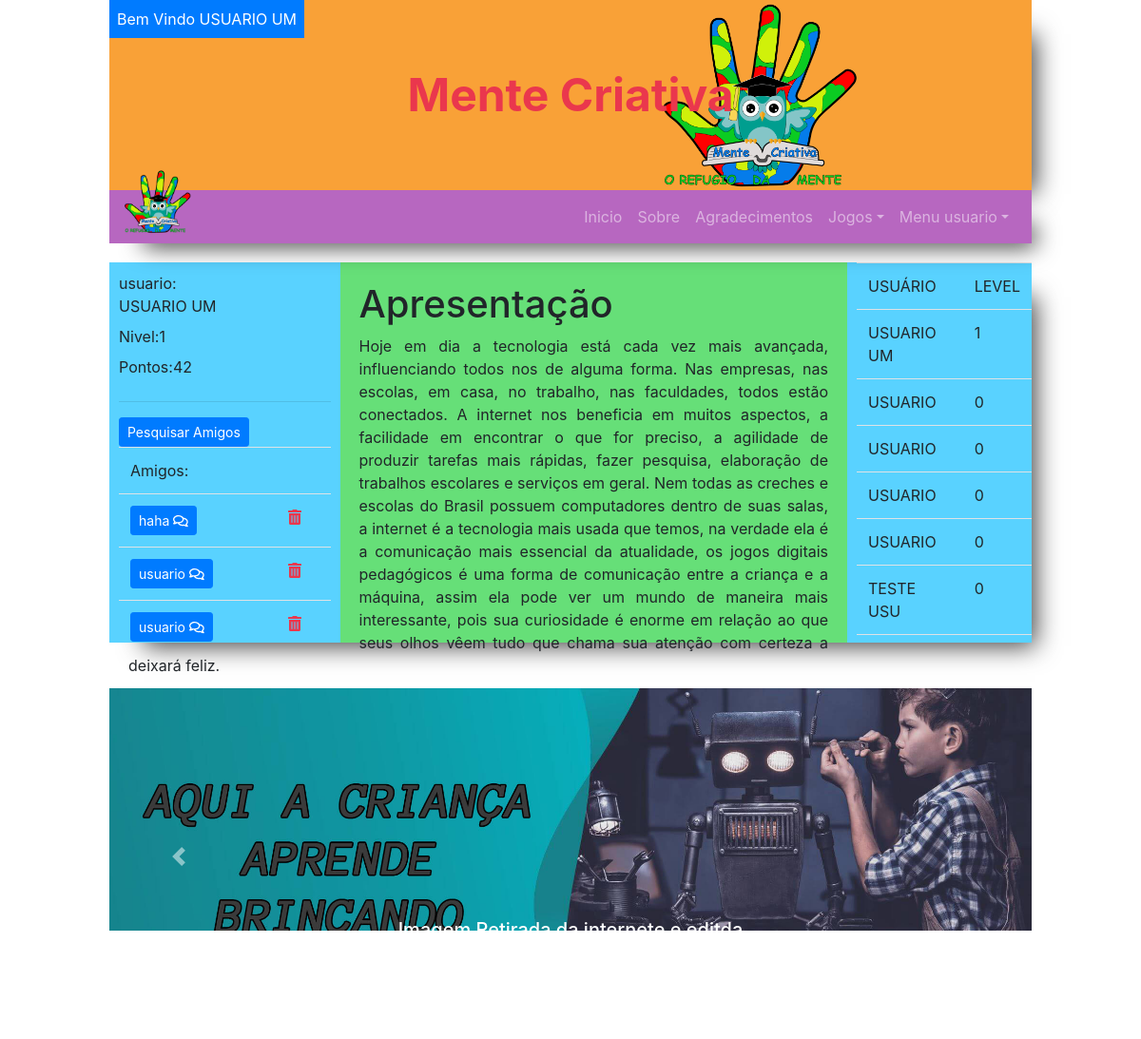
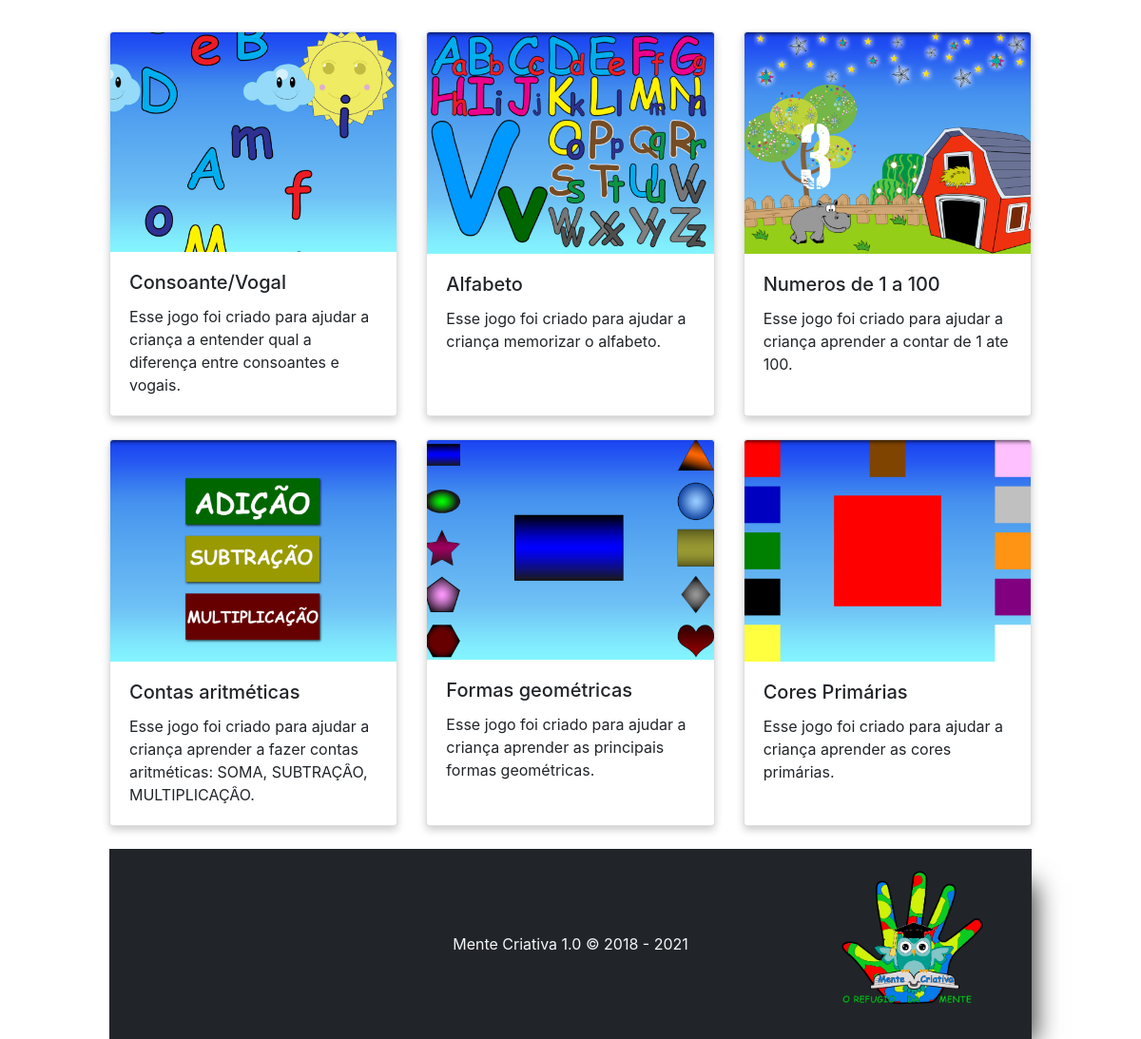
Screenshot of /index.php (signed in) with the database file from the repository (2 pictures, top to bottom).
### tables this page shows
CREATE TABLE `usuario` (
  `login` varchar(100) NOT NULL,
  `senha` varchar(45) NOT NULL,
  `nome` varchar(45) NOT NULL DEFAULT 'usuario',
  `pontuacao` int(11) NOT NULL DEFAULT '0',
  `level` int(11) NOT NULL DEFAULT '0',
  `tipoUsuario_id_tipoUsuario` int(11) NOT NULL,
  PRIMARY KEY (`login`),
  KEY `fk_usuario_tipoUsuario1_idx` (`tipoUsuario_id_tipoUsuario`),
  CONSTRAINT `fk_usuario_tipoUsuario1` FOREIGN KEY (`tipoUsuario_id_tipoUsuario`) REFERENCES `tipousuario` (`id_tipoUsuario`) ON DELETE NO ACTION ON UPDATE NO ACTION
);

CREATE TABLE `tipousuario` (
  `id_tipoUsuario` int(11) NOT NULL AUTO_INCREMENT,
  `descricao` varchar(100) NOT NULL,
  PRIMARY KEY (`id_tipoUsuario`)
);

CREATE TABLE `amigo` (
  `id_amigo` int(11) NOT NULL AUTO_INCREMENT,
  `amigo_login` varchar(100) NOT NULL,
  `nomeAmigo` varchar(45) NOT NULL,
  `usuario_login` varchar(100) NOT NULL,
  PRIMARY KEY (`id_amigo`),
  KEY `fk_amigo_usuario1_idx` (`usuario_login`),
  CONSTRAINT `fk_amigo_usuario1` FOREIGN KEY (`usuario_login`) REFERENCES `usuario` (`login`) ON DELETE CASCADE ON UPDATE CASCADE
);

### DAO/conexao/conexao.php (called while the page is built)
<?php
abstract class Conexao {
    private static $conexaoDB;
    public static function conecta_db()
    {
        $host  = "mysql:host=localhost;dbname=db_mentecriativa;charset=UTF8";
        $user  = "root";
        $senha = "";
        try
        {
            if (!isset(self::$conexaoDB))
            {
                self::$conexaoDB = new PDO($host, $user, $senha);
                self::$conexaoDB->setAttribute(PDO::ATTR_ERRMODE, PDO::ERRMODE_EXCEPTION);
            }
            return self::$conexaoDB;
        }
        catch (PDOException $exc)
        {
            echo "Erro ao conectar o banco de dados :" . $exc->getMessage();
        }
    }
}

### DAO/UsuarioDAO.php (called while the page is built, shortened)
<?php
require_once $_SERVER['DOCUMENT_ROOT'].'/projetoFinal/DAO/conexao/conexao.php';
class UsuarioDAO {
    public $pdo = null;
    public function __construct() {
        $this->pdo = Conexao::conecta_db();
    }
    public function getUsuarioById($idusuario) {
        try {
            $sql = "SELECT usuario.login, usuario.nome, usuario.pontuacao, usuario.level,usuario.tipousuario_id_tipoUsuario, tipousuario.descricao
            FROM usuario
            inner join tipousuario
            on  usuario.tipoUsuario_id_tipoUsuario = tipousuario.id_tipoUsuario
            WHERE usuario.login = ?";
            $stmt = $this->pdo->prepare($sql);
            $stmt->bindValue(1, $idusuario);
            $stmt->execute();
            $usuario = $stmt->fetch(PDO::FETCH_ASSOC);
            return $usuario;
        } catch (PDOException $exc) {
            echo $exc->getMessage();
        }
    }
    public function consultarPontuacao($login){
        try {
            $sql = "SELECT pontuacao, level, nome FROM usuario WHERE login=?";
            $stmt = $this->pdo->prepare($sql);
            $stmt->bindValue(1, $login);
            $stmt->execute();
            return $stmt->fetch(PDO::FETCH_ASSOC);
        } catch (PDOException $exc) {
            echo $exc->getMessage();
            die();
        }
    }
    public function primeiros(){
        try{
            $sql ="select nome,tipousuario_id_tipoUsuario,level from usuario order by level desc";
            $stmt = $this->pdo->prepare($sql);
            $stmt->execute();
            $primeiros = $stmt->fetchAll(PDO::FETCH_ASSOC);
            return $primeiros;
        } catch (Exception $ex) {
            $ex->getMessage();
        }
    }
}

### DAO/AmigoDAO.php (called while the page is built, shortened)
<?php
require_once $_SERVER['DOCUMENT_ROOT'].'/projetoFinal/DAO/conexao/conexao.php';
class AmigoDAO {
    public $pdo = null;
    public function __construct() {
        $this->pdo = Conexao::conecta_db();
    }
    public function getAllAmigos($usuario){
        try{
            $sql = "select amigo_login, nomeAmigo, id_amigo from amigo where usuario_login = ? order by nomeAmigo";
            $stmt = $this->pdo->prepare($sql);
            $stmt->bindValue(1, $usuario);
            $stmt->execute();
            $alunos = $stmt->fetchAll(PDO::FETCH_ASSOC);
            return $alunos;
        } catch (Exception $ex) {
            echo $ex->getMessage();
        }
    }
}

### view/infoUsuario.php (the view, shortened to what this page needs)
<?php
require_once $_SERVER['DOCUMENT_ROOT'].'/projetoFinal/DAO/AmigoDAO.php';
$alunoDAO = new alunoDAO();
$amigoDAO = new AmigoDAO();
if(!empty($_SESSION['login'])){
$pontos_level = $UsuarioDAO->consultarPontuacao($_SESSION['login']);
?>
    <div class="infoUsuario coreSiteCinco">
        <label for="sda"><?=$usuarioDAO['descricao']?>:<br> <?=strtoupper($usuarioDAO['nome']);?></label><br>
        <?php
        if($_SESSION['tipoConta']=='usuario'){
        ?>
            <label for="asd">Nivel:<?= $pontos_level['level'];?></label><br>
            <label for="asd">Pontos:<?= $pontos_level['pontuacao'];?></label>
            <hr>
            <a href="/projetoFinal/view/pesquisar.php" class="btn btn-primary btn-sm">Pesquisar Amigos</a>
        <?php
            $amigos = $amigoDAO->getAllAmigos($_SESSION["login"]);
            echo "<table class='table table-hover mt-10'>";
            echo "<tr>";
            echo "  <th colspan='2'>Amigos:</th>";
            echo "</tr>";
            foreach ($amigos as $c) {
                echo "<tr>";
        ?>
                <td>
                    <form action='/projetoFinal/view/mensageiro.php' method='post'>
                        <button type='submit' class='btn btn-primary btn-sm'>
                                <?=$c["nomeAmigo"]?>
                                <i class='far fa-comments'></i>
                        </button>
                    </form>
                </td>
                <td><a onclick="excluirAmigo('<?=$c["amigo_login"]?>','<?=$c["nomeAmigo"]?>','<?=$_SESSION['login']?>')"><i class='fas fa-trash-alt cursor'></i></a></td>
        <?php
                echo "</tr>";
            }
            echo "</table>";
        }else if($_SESSION['tipoConta']=="instituicao"){
            echo '<div class="alert alert-warning alert-dismissible fade show zindex" role="alert">';
            echo "<hr>Para o aluno jogar click em seu nome<hr>";
            echo '<button type="button" class="close" data-dismiss="alert" aria-label="Close">
                    <span aria-hidden="true">&times;</span>
                </button>
            </div>';
            $alunos = $alunoDAO->getAllAlunos($_SESSION['login']);
            echo "<table class='table table-hover mt-10'>";
            echo "<tr>";
            echo "  <th>Aluno</th>";
            echo "  <th colspan='2'>Pontuação</th>";
            echo "</tr>";
            foreach ($alunos as $c) {
                echo "<tr>";
                echo "<td><a href='/projetoFinal/view/jogosAlunos.php?id={$c['nome']}&pontuacao={$c['pontuacao']}&level_idAluno={$c['id_alunos']}&quemE=2' class='btn btn-primary btn-sm'>"
                .strtoupper($c["nome"])
                ." <i class='fas fa-gamepad'></i></a></td>";
                echo "<td>{$c["pontuacao"]}</td>";
        ?>
                <td><a onclick="excluirAluno('<?=$c['id_alunos']?>','<?=$c['nome']?>')"><i class='fas fa-trash-alt cursor'></i></a></td>
        <?php
                echo "</tr>";
            }
            echo "</table>";
        }else if($_SESSION['tipoConta']=="administrador"){
        ?>
            <hr>
        <?php
        }
        ?>
    </div>
<?php
}
?>

### includes/header.php (shortened to what this page needs)
<header class="coreSiteTres sombra">
    <div class="absoluto">
        <?php
            require_once $_SERVER['DOCUMENT_ROOT'].'/projetoFinal/DAO/UsuarioDAO.php';
            $UsuarioDAO = new UsuarioDAO();
            if(isset($_SESSION['nome'])){
                $usuarioDAO = $UsuarioDAO->getUsuarioById($_SESSION['login']);
                echo "<span class='d-block p-2 bg-primary text-white'>Bem Vindo ".strtoupper($usuarioDAO['nome'])."</span>";
            }else{
                require_once $_SERVER['DOCUMENT_ROOT'].'/projetoFinal/view/login.php';
                $id="naoLogado";
                $pontuacao="0";
                $level_idAluno="0";
                $quemE=3;
            }
        ?>
    </div>
    <p id="logo" class="zindex"><strong>Mente Criativa</strong></p>
    <img src="/projetoFinal/img/logo.png" alt="Logo do site" id="imgLogo">
</header>
<nav class="navbar navbar-expand-lg navbar-dark coreSiteSeis sombra">
    <a href="/projetoFinal/index.php" class="navbar-brand">
        <img src="/projetoFinal/img/logo.png" class="logoBrand" alt="Foto">
    </a>
    <div class="collapse navbar-collapse" id="navbarSite">
        <ul class="navbar-nav ml-auto">
            <li class="nav-item"><a href="/projetoFinal/index.php" class="nav-link">Inicio</a></li>
            <li class="nav-item"><a href="/projetoFinal/view/sobre.php" class="nav-link">Sobre</a></li>
            <li class="nav-item"><a href="/projetoFinal/view/agradecimentos.php" class="nav-link">Agradecimentos</a></li>
            <?php
                if(empty($_SESSION['tipoConta']) or $_SESSION['tipoConta'] == "administrador" or $_SESSION['tipoConta'] == "usuario"){
            ?>
                <li class="nav-item dropdown">
                    <a class="nav-link dropdown-toggle" href="#" id="dropdownSite" data-toggle="dropdown">Jogos</a>
                </li>
            <?php
                }
            ?>
            <?php
                if(isset($_SESSION['tipoConta'])){
            ?>
                    <li class="nav-item dropdown">
                        <a class="nav-link dropdown-toggle" href="#" id="dropdownSite" data-toggle="dropdown">Menu <?=$_SESSION['tipoConta']?></a>
                    </li>
            <?php
                }
            ?>
        </ul>
    </div>
</nav>

### view/primeiros.php
<?php
    require_once $_SERVER['DOCUMENT_ROOT'].'/projetoFinal/DAO/UsuarioDAO.php';
    $usuarioDAO = new UsuarioDAO();
    $primeiros = $usuarioDAO->primeiros();
    echo "<table class='table table-hover mt-10'>";
    echo "<tr>";
    echo "  <th>USUÁRIO</th>";
    echo "  <th>LEVEL</th>";
    echo "</tr>";
    foreach ($primeiros as $c) {
        if($c['tipousuario_id_tipoUsuario'] == 3 ):
            echo "<tr>";
            echo "  <td>".strtoupper($c["nome"])."</td>";
            echo "  <td>{$c["level"]}</td>";
            echo "</tr>";
        endif;
    }
    echo "</table>";

### css/style.css (style rules this page uses)
:root { --vermelho: #EA374D; --violeta: #D82567; --amarelo: #E7D712; --laranja: #F9A137; --verde: #54B452; --azul: #59d2ff; --roxo: #B767C0; --preto: rgb(33,37,41); --branco: #f7f7f7; }
.coreSiteTres { background-color: #F9A137; }
.coreSiteCinco { background-color: #59d2ff; }
.coreSiteSeis { background-color: #B767C0; }
header { position: relative; width: 100%; height: 200px; }
.absoluto { position: absolute; }
.zindex { z-index: 1; }
#logo { font-size: 3em; position: absolute; top: 50%; left: 50%; transform: translate(-50%,-50%); color: #EA374D; }
.sombra { -webkit-box-shadow: 20px 20px 25px -16px rgba(0,0,0,0.75); -moz-box-shadow: 20px 20px 25px -16px rgba(0,0,0,0.75); box-shadow: 20px 20px 25px -16px rgba(0,0,0,0.75); }
#imgLogo { height: 200px; position: absolute; left: 60%; }
.infoUsuario { height: 400px; overflow-y: auto; float: left; width: 25%; padding: 10px; margin-right: 20px; }
.cursor { cursor: pointer; color: #EA374D; }
.logoBrand { width:70px; position: absolute; z-index: 1; transform: translate(0,-50px); }
:root { --altura:10%; }

### rows the page displays
usuario: nome "USUARIO UM", tipoUsuario_id_tipoUsuario.descricao "usuario", level "1", pontuacao "42"
amigo: nomeAmigo "haha"
amigo: nomeAmigo "usuario"
amigo: nomeAmigo "usuario"
usuario: nome "USUARIO", level "0"
usuario: nome "USUARIO", level "0"
usuario: nome "USUARIO", level "0"
usuario: nome "USUARIO", level "0"
usuario: nome "TESTE USU", level "0"

### other values shown
$_SESSION['tipoConta'] "usuario"
